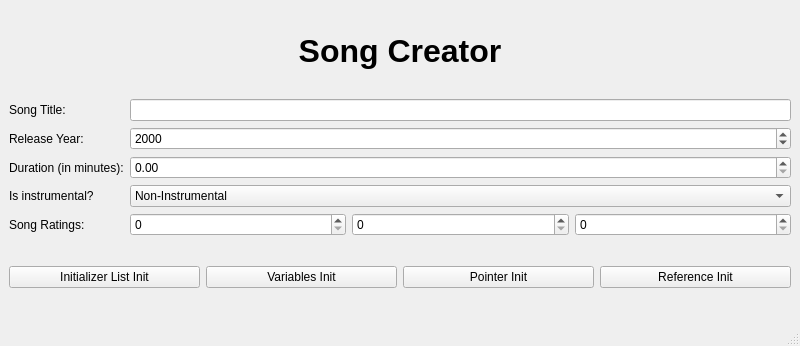
<?xml version="1.0" encoding="UTF-8"?>
<ui version="4.0">
 <class>MainWindow</class>
 <widget class="QMainWindow" name="MainWindow">
  <property name="geometry">
   <rect>
    <x>0</x>
    <y>0</y>
    <width>800</width>
    <height>346</height>
   </rect>
  </property>
  <property name="windowTitle">
   <string>MainWindow</string>
  </property>
  <widget class="QWidget" name="centralwidget">
   <layout class="QVBoxLayout" name="verticalLayout">
    <item>
     <widget class="QLabel" name="label">
      <property name="sizePolicy">
       <sizepolicy hsizetype="Preferred" vsizetype="Maximum">
        <horstretch>0</horstretch>
        <verstretch>0</verstretch>
       </sizepolicy>
      </property>
      <property name="font">
       <font>
        <pointsize>24</pointsize>
        <weight>75</weight>
        <bold>true</bold>
       </font>
      </property>
      <property name="text">
       <string>Song Creator</string>
      </property>
      <property name="alignment">
       <set>Qt::AlignCenter</set>
      </property>
     </widget>
    </item>
    <item>
     <layout class="QGridLayout" name="gridLayout">
      <item row="0" column="0">
       <widget class="QLabel" name="label_2">
        <property name="text">
         <string>Song Title:</string>
        </property>
       </widget>
      </item>
      <item row="1" column="0">
       <widget class="QLabel" name="label_3">
        <property name="text">
         <string>Release Year:</string>
        </property>
       </widget>
      </item>
      <item row="3" column="0">
       <widget class="QLabel" name="label_5">
        <property name="text">
         <string>Is instrumental?</string>
        </property>
       </widget>
      </item>
      <item row="4" column="0">
       <widget class="QLabel" name="label_6">
        <property name="text">
         <string>Song Ratings:</string>
        </property>
       </widget>
      </item>
      <item row="4" column="1">
       <layout class="QHBoxLayout" name="horizontalLayout">
        <item>
         <widget class="QSpinBox" name="ratingBox1"/>
        </item>
        <item>
         <widget class="QSpinBox" name="ratingBox2"/>
        </item>
        <item>
         <widget class="QSpinBox" name="ratingBox3"/>
        </item>
       </layout>
      </item>
      <item row="2" column="0">
       <widget class="QLabel" name="label_4">
        <property name="text">
         <string>Duration (in minutes):</string>
        </property>
       </widget>
      </item>
      <item row="3" column="1">
       <widget class="QComboBox" name="instrumentalCBox">
        <item>
         <property name="text">
          <string>Non-Instrumental</string>
         </property>
        </item>
        <item>
         <property name="text">
          <string>Instrumental</string>
         </property>
        </item>
       </widget>
      </item>
      <item row="2" column="1">
       <widget class="QDoubleSpinBox" name="durationBox"/>
      </item>
      <item row="1" column="1">
       <widget class="QSpinBox" name="releaseBox">
        <property name="maximum">
         <number>2030</number>
        </property>
        <property name="value">
         <number>2000</number>
        </property>
       </widget>
      </item>
      <item row="0" column="1">
       <widget class="QLineEdit" name="titleEdit">
        <property name="inputMask">
         <string extracomment="Input name"/>
        </property>
       </widget>
      </item>
     </layout>
    </item>
    <item>
     <layout class="QHBoxLayout" name="horizontalLayout_2">
      <item>
       <widget class="QPushButton" name="initListButton">
        <property name="text">
         <string>Initializer List Init</string>
        </property>
       </widget>
      </item>
      <item>
       <widget class="QPushButton" name="variablesButton">
        <property name="text">
         <string>Variables Init</string>
        </property>
       </widget>
      </item>
      <item>
       <widget class="QPushButton" name="pointerButton">
        <property name="text">
         <string>Pointer Init</string>
        </property>
       </widget>
      </item>
      <item>
       <widget class="QPushButton" name="referenceButton">
        <property name="text">
         <string>Reference Init</string>
        </property>
       </widget>
      </item>
     </layout>
    </item>
   </layout>
  </widget>
  <widget class="QStatusBar" name="statusbar"/>
 </widget>
 <resources/>
 <connections/>
</ui>
